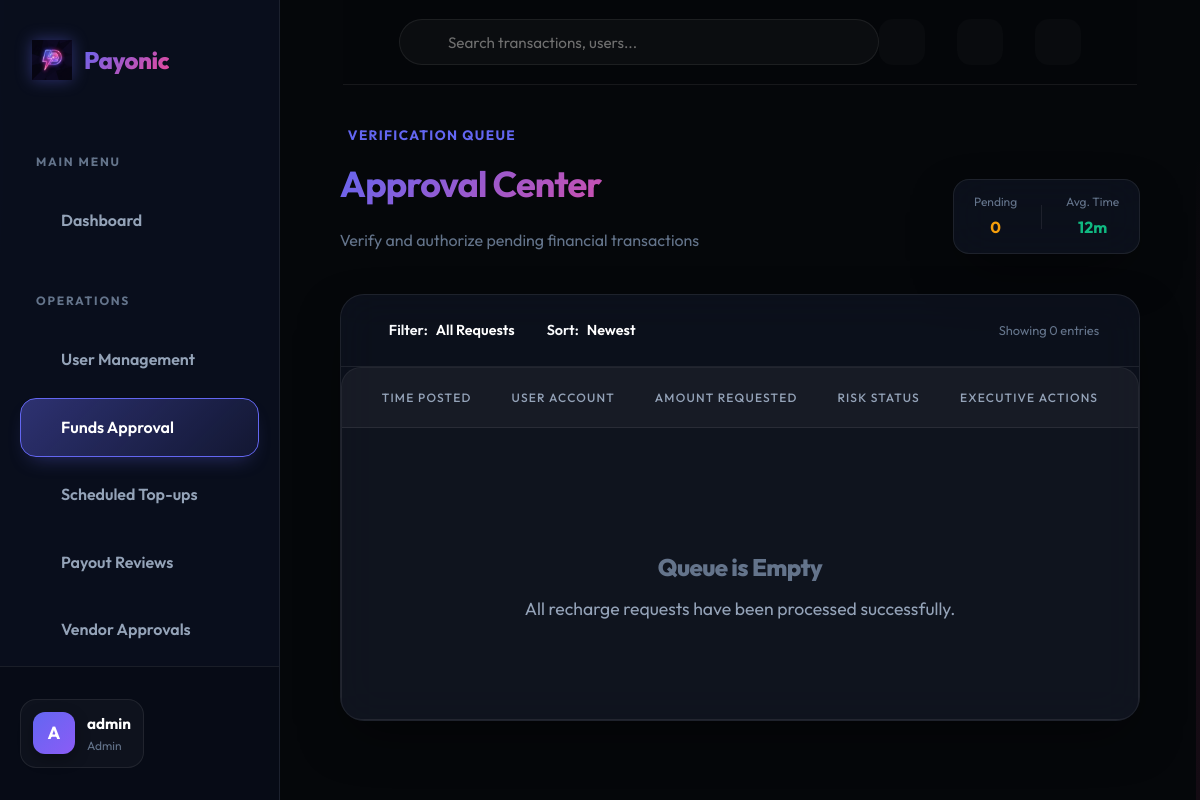
Screenshot of /admin/requests (signed in) with the database file from the repository.
### app/models.py (models this page shows, shortened)
class User(UserMixin, db.Model):
    id = db.Column(db.Integer, primary_key=True)
    username = db.Column(db.String(64), index=True, unique=True, nullable=False)
    email = db.Column(db.String(120), index=True, unique=True, nullable=False)
    password_hash = db.Column(db.String(128))
    role = db.Column(db.String(20), nullable=False)  # student, vendor, admin
    is_active_user = db.Column(db.Boolean, default=True)
    phone_number = db.Column(db.String(20))
    registration_number = db.Column(db.String(50)) # For students
    student_id = db.Column(db.String(20)) # Internal ID
    vendor_name = db.Column(db.String(100)) # For vendors
    business_name = db.Column(db.String(100)) # For vendors
    business_type = db.Column(db.String(50)) # For vendors
    is_approved_vendor = db.Column(db.Boolean, default=False)
    profile_pic = db.Column(db.String(255))
    merchant_id = db.Column(db.String(50), unique=True)
    bank_name = db.Column(db.String(100))
    account_number = db.Column(db.String(50))
    account_holder_name = db.Column(db.String(100))
    wallet = db.relationship('Wallet', backref='owner', uselist=False, lazy=True)
    sent_transactions = db.relationship('Transaction', foreign_keys='Transaction.sender_id', backref='sender', lazy='dynamic')
    received_transactions = db.relationship('Transaction', foreign_keys='Transaction.receiver_id', backref='receiver', lazy='dynamic')
    qr_codes = db.relationship('QRCode', backref='vendor', lazy='dynamic')
    payout_requests = db.relationship('PayoutRequest', foreign_keys='PayoutRequest.vendor_id', backref='vendor', lazy='dynamic')
    two_factor_enabled = db.Column(db.Boolean, default=False)
    otp_secret = db.Column(db.String(32))
    low_balance_threshold = db.Column(db.Float, default=100.0) # LKR
    refund_requests = db.relationship('RefundRequest', foreign_keys='RefundRequest.user_id', backref='requester', lazy='dynamic')
    budgets = db.relationship('Budget', backref='user', lazy='dynamic')
    created_bills = db.relationship('SplitBill', backref='creator', lazy='dynamic')
    split_participations = db.relationship('SplitBillParticipant', backref='user', lazy='dynamic')
    notifications = db.relationship('Notification', backref='user', lazy='dynamic')
    @property
    def is_active(self):
        return self.is_active_user
    @property
    def unread_notification_count(self):
        return self.notifications.filter_by(is_read=False).count()

### app/admin/routes.py (the view)
@bp.route('/requests')
@login_required
def requests():
    if current_user.role != 'admin':
        return redirect(url_for('main.index'))
    pending_requests = RechargeRequest.query.filter_by(status='pending').order_by(RechargeRequest.created_at.desc()).all()
    return render_template('admin/requests.html', title='Recharge Requests', requests=pending_requests)

### app/models.py (called while the page is built)
@login.user_loader
def load_user(id):
    return User.query.get(int(id))

### app/templates/admin/requests.html (shortened to what this page needs)
{% extends "base.html" %}
{% block content %}
<div class="animate-fade-in">
    <div style="display: flex; justify-content: space-between; align-items: flex-end; margin-bottom: 2.5rem;">
        <div>
            <div
                style="display: flex; align-items: center; gap: 0.5rem; color: var(--primary); font-weight: 700; font-size: 0.85rem; text-transform: uppercase; letter-spacing: 0.1em; margin-bottom: 0.5rem;">
                 Verification Queue
            </div>
            <h1 class="text-gradient" style="font-size: 2.25rem;">Approval Center</h1>
            <p style="color: var(--text-dim);">Verify and authorize pending financial transactions</p>
        </div>
        <div class="glass-panel"
            style="padding: 0.75rem 1.25rem; border-radius: 1rem; display: flex; align-items: center; gap: 1.5rem;">
            <div style="text-align: center;">
                <div style="font-size: 0.75rem; color: var(--text-dim); margin-bottom: 0.25rem;">Pending</div>
                <div style="font-weight: 700; color: var(--warning);">{{ requests|length }}</div>
            </div>
            <div style="text-align: center;">
                <div style="font-size: 0.75rem; color: var(--text-dim); margin-bottom: 0.25rem;">Avg. Time</div>
                <div style="font-weight: 700; color: var(--success);">12m</div>
            </div>
        </div>
    </div>
    <div class="glass-panel" style="overflow: hidden; padding: 0;">
        <div
            style="padding: 1.5rem 2.5rem; border-bottom: 1px solid var(--border); display: flex; justify-content: space-between; align-items: center;">
            <div style="display: flex; align-items: center; gap: 1.5rem;">
                <div style="display: flex; align-items: center; gap: 0.5rem; font-size: 0.9rem; font-weight: 600;">
                     Filter: <span style="color: white;">All Requests</span>
                </div>
                <div style="display: flex; align-items: center; gap: 0.5rem; font-size: 0.9rem; font-weight: 600;">
                     Sort: <span style="color: white;">Newest</span>
                </div>
            </div>
            <div style="color: var(--text-dim); font-size: 0.8rem;">Showing {{ requests|length }} entries</div>
        </div>
        <div class="table-container">
            <table style="width: 100%;">
                <thead>
                    <tr>
                        <th style="padding-left: 2.5rem;">Time Posted</th>
                        <th>User Account</th>
                        <th>Amount Requested</th>
                        <th>Risk Status</th>
                        <th style="text-align: right; padding-right: 2.5rem;">Executive Actions</th>
                    </tr>
                </thead>
                <tbody>
                    {% for req in requests %}
                    <tr style="transition: all 0.2s;" onmouseover="this.style.background='rgba(99, 102, 241, 0.03)'"
                        onmouseout="this.style.background='transparent'">
                        <td style="padding-left: 2.5rem;">
                            <div style="font-weight: 500;">{{ req.created_at.strftime('%H:%M') }}</div>
                            <div style="font-size: 0.75rem; color: var(--text-dim);">{{ req.created_at.strftime('%d %b
                                %Y') }}</div>
                        </td>
                        <td>
                            <div style="display: flex; align-items: center; gap: 1rem;">
                                <div
                                    style="width: 36px; height: 36px; border-radius: 10px; background: rgba(99, 102, 241, 0.1); color: var(--primary); display: flex; align-items: center; justify-content: center; font-weight: 800;">
                                    {{ req.user.username[0]|upper }}
                                </div>
                                <div>
                                    <div style="font-weight: 600;">{{ req.user.username }}</div>
                                    <div style="font-size: 0.75rem; color: var(--text-dim);">Balance: LKR {{
                                        "{:.0f}".format(req.user.wallet.balance) }}</div>
                                </div>
                            </div>
                        </td>
                        <td>
                            <div style="font-weight: 800; color: white; font-size: 1.15rem;">LKR {{
                                "{:.2f}".format(req.amount) }}</div>
                            <div style="font-size: 0.7rem; color: var(--text-muted); text-transform: uppercase;">Direct
                                Recharge</div>
                        </td>
                        <td>
                            <div style="display: flex; align-items: center; gap: 0.5rem;">
                                <span
                                    style="width: 10px; height: 10px; border-radius: 50%; background: var(--success);"></span>
                                <span style="font-size: 0.85rem; font-weight: 600; color: var(--text-muted);">Low
                                    Risk</span>
                            </div>
                        </td>
                        <td style="text-align: right; padding-right: 2.5rem;">
                            <div style="display: flex; gap: 0.75rem; justify-content: flex-end;">
                                <form action="{{ url_for('admin.approve_request', id=req.id) }}" method="post"
                                    style="display: inline;">
                                    <button type="submit" class="btn"
                                        style="background: var(--success); color: white; padding: 0.5rem 1rem; border-radius: 0.5rem; font-size: 0.85rem; font-weight: 700;">
                                        Approve
                                    </button>
                                </form>
                                <form action="{{ url_for('admin.reject_request', id=req.id) }}" method="post"
                                    style="display: inline;">
                                    <button type="submit" class="btn"
                                        style="background: rgba(239, 68, 68, 0.1); color: #f87171; border: 1px solid rgba(239, 68, 68, 0.2); padding: 0.5rem 1rem; border-radius: 0.5rem; font-size: 0.85rem; font-weight: 600;">
                                        Reject
                                    </button>
                                </form>
                            </div>
                        </td>
                    </tr>
                    {% else %}
                    <tr>
                        <td colspan="5" style="text-align: center; padding: 6rem 2rem;">
                            <h2 style="color: var(--text-dim); font-weight: 800; margin-bottom: 0.5rem;">Queue is Empty
                            </h2>
                            <p style="color: var(--text-muted); font-size: 1.1rem;">All recharge requests have been
                                processed successfully.</p>
                        </td>
                    </tr>
                    {% endfor %}
                </tbody>
            </table>
        </div>
    </div>
</div>
{% endblock %}

### app/templates/base.html (shortened to what this page needs)
<!doctype html>
<html lang="en">
<head>
  <link rel="stylesheet" href="{{ url_for('static', filename='css/style.css') }}">
  <link href="https://cdn.jsdelivr.net/npm/remixicon@3.5.0/fonts/remixicon.css" rel="stylesheet">
</head>
<body>
  {% set is_portal = current_user.is_authenticated %}
  <div class="{{ 'portal-layout' if is_portal else 'landing-layout' }}">
    {% if is_portal %}
    <aside class="sidebar">
      <div class="sidebar-brand">
        <a href="{{ url_for('main.index') }}" class="nav-brand">
          <img src="{{ url_for('static', filename='img/payonic_logo.png') }}" alt="Payonic Logo">
          <span class="text-gradient">Payonic</span>
        </a>
      </div>
      <nav class="sidebar-nav">
        <div class="nav-section">Main Menu</div>
        <a href="{{ url_for('main.dashboard' if current_user.role == 'student' else ('vendor.dashboard' if current_user.role == 'vendor' else 'admin.dashboard')) }}"
          class="sidebar-link {{ 'active' if request.endpoint in ['main.dashboard', 'vendor.dashboard', 'admin.dashboard'] }}">
           Dashboard
        </a>
        {% if current_user.role == 'admin' %}
        <div class="nav-section">Operations</div>
        <a href="{{ url_for('admin.users') }}" class="sidebar-link {{ 'active' if request.endpoint == 'admin.users' }}">
           User Management
        </a>
        <a href="{{ url_for('admin.requests') }}"
          class="sidebar-link {{ 'active' if request.endpoint == 'admin.requests' }}">
           Funds Approval
        </a>
        <a href="{{ url_for('admin.manage_scheduled_topups') }}"
          class="sidebar-link {{ 'active' if request.endpoint == 'admin.manage_scheduled_topups' }}">
           Scheduled Top-ups
        </a>
        <a href="{{ url_for('admin.payouts') }}"
          class="sidebar-link {{ 'active' if request.endpoint == 'admin.payouts' }}">
           Payout Reviews
        </a>
        <a href="{{ url_for('admin.pending_vendors') }}"
          class="sidebar-link {{ 'active' if request.endpoint == 'admin.pending_vendors' }}">
           Vendor Approvals
        </a>
        {% endif %}
      </nav>
      <div class="sidebar-footer">
        <div class="user-pill">
          <div class="user-avatar"
            style="overflow: hidden; display: flex; align-items: center; justify-content: center;">
            {% if current_user.profile_pic %}
            <img src="{{ url_for('static', filename=current_user.profile_pic) }}" alt="P"
              style="width: 100%; height: 100%; object-fit: cover;">
            {% else %}
            {{ current_user.username[0]|upper }}
            {% endif %}
          </div>
          <div class="user-info">
            <div class="user-name">{{ current_user.username }}</div>
            <div class="user-role">{{ current_user.role }}</div>
          </div>
        </div>
        <a href="{{ url_for('auth.logout') }}" class="logout-btn" title="Logout">
        </a>
      </div>
    </aside>
    {% endif %}
    <main class="{{ 'main-wrapper' if is_portal else 'landing-main' }}">
      {% if is_portal %}
      <header class="portal-header">
        <div class="header-search">
          <input type="text" placeholder="Search transactions, users...">
        </div>
        <div class="header-actions">
          <a href="{{ url_for('main.notifications') }}" class="action-icon">
          </a>
          <button id="theme-toggle" class="action-icon"
            style="border: none; cursor: pointer; color: var(--text-dim); outline: none;">
          </button>
          <a href="{{ url_for('main.settings') }}" class="action-icon">
          </a>
        </div>
      </header>
      {% endif %}
      <div class="{{ 'portal-content' if is_portal else 'container landing-content' }}">
        {% block content %}{% endblock %}
      </div>
    </main>
  </div>
</body>
</html>

### rows the page displays
User: username "A", username "admin", role "Admin"

### other values shown
{{ requests|length }} "0"
